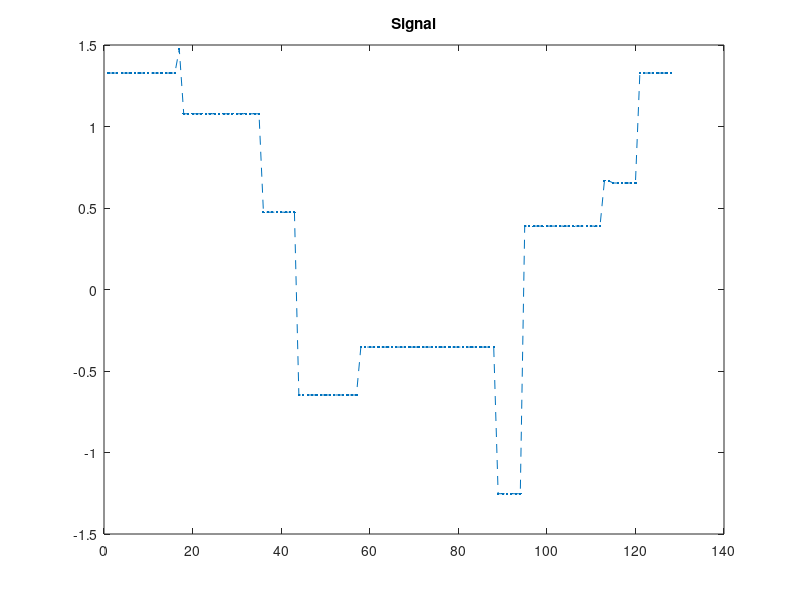
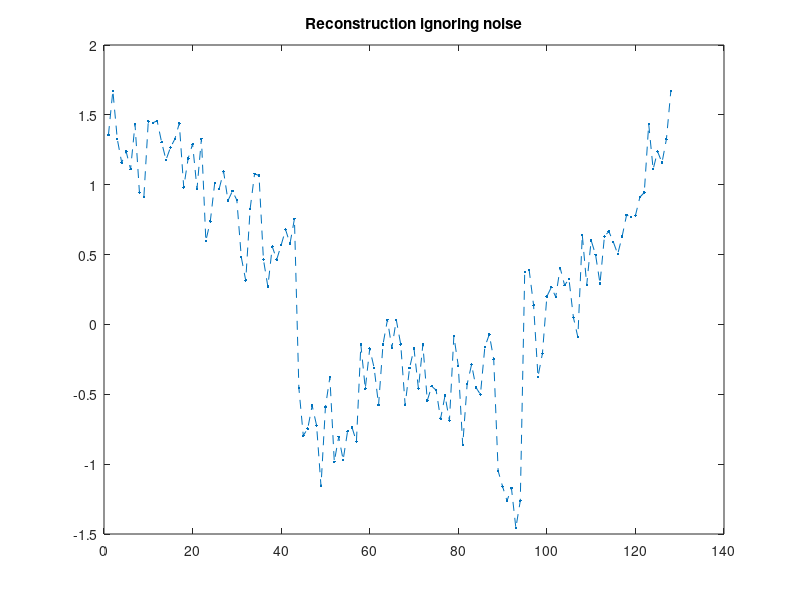

Here is the MATLAB script that generated these plots, in order: (Note: this script raises an error after producing the figures.)
close all
clear all
rng('default');
rng(2016);

% Signal
n = 128;
n_disc = 10;
aux_perm = randperm(n);
loc = sort(aux_perm(1:n_disc));
signal = randn * ones(n,1);
for i= 1:(n_disc-1)
	signal(loc(i):loc(i+1)) = randn;
end
figure
p=plot(signal,'--.')
title('Signal')
saveas(p,'Signal.png')

%%% Denoising %%%

% Measurement matrix
F = dftmtx(n)/sqrt(n);
std_noise = 0.3;
noise = std_noise * randn(n,1);
data = F * signal + noise;


figure
p=plot(real(inv(F)*data),'--.')
title('Reconstruction ignoring noise')
saveas(p,'ignoring_noise.png')

% Total-variation regularization
lambda_tv_small = .00001
lambda_tv_medium = 1.
lambda_tv_large = 100000.
denoised_signal_tv_1 = tv_denoising(F, data, n, lambda_tv_small);
denoised_signal_tv_2 = tv_denoising(F, data, n, lambda_tv_medium);
denoised_signal_tv_3 = tv_denoising(F, data, n, lambda_tv_large);

figure
p=plot(real(denoised_signal_tv_1),'--.')
title('Denoising via total-variation regularization, small lambda')
saveas(p,'small_lambda.png')

figure
p=plot(real(denoised_signal_tv_2),'--.')
title('Denoising via total-variation regularization, medium lambda')
saveas(p,'medium_lambda.png')

figure
p=plot(real(denoised_signal_tv_3),'--.')
title('Denoising via total-variation regularization, large lambda')
saveas(p,'large_lambda.png')

%%% Compressed sensing %%%

% Regular undersampling
F_reg = F(1:2:end,:);
data_reg = F_reg * signal;

% Minimum l2-norm solution
est_reg_l2 = min_norm_estimate(F_reg, data_reg, n)

% Minimum TV-norm solution
est_reg_tv = min_tv_estimate(F_reg, data_reg, n)

figure
p=plot(real(est_reg_l2),'--.')
title('Regular undersampling, minimum-l2-norm solution')
saveas(p,'reg_under_l2.png')

figure
p=plot(real(est_reg_tv),'--.')
title('Regular undersampling, minimum-total-variation solution')
saveas(p,'reg_under_tv.png')

% Random undersampling
aux_rand = randperm(n)
F_rand = F(aux_rand(1:n/2),:);
data_rand = F_rand * signal;

% Minimum l2-norm solution
est_rand_l2 = min_norm_estimate(F_rand, data_rand, n)

% Minimum TV-norm solution
est_rand_tv = min_tv_estimate(F_rand, data_rand, n)

figure
p=plot(real(est_rand_l2),'--.')
title('Random undersampling, minimum-l2-norm solution')
saveas(p,'rand_under_l2.png')

figure
p=plot(real(est_rand_tv),'--.')
title('Random undersampling, minimum-total-variation solution')
saveas(p,'rand_under_tv.png')
